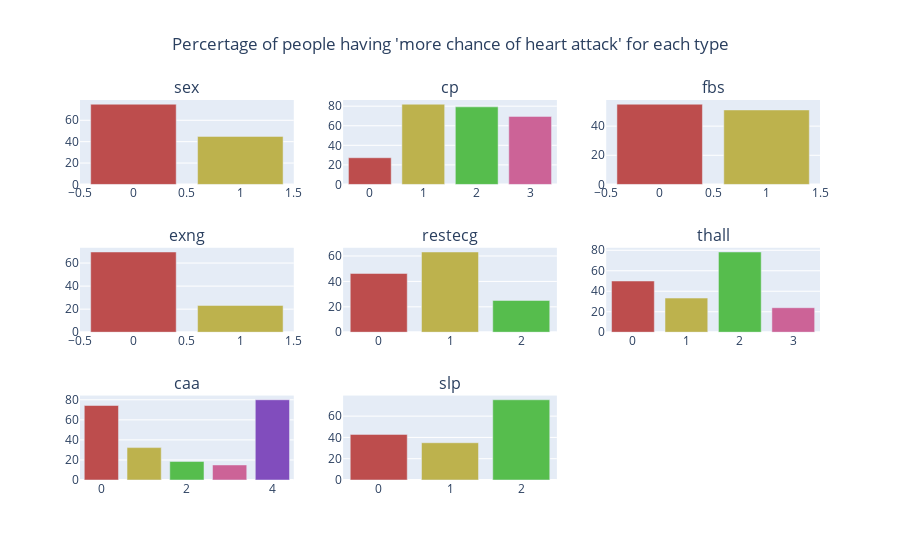

Notebook code for this chart:
### Code cell
import plotly.graph_objs as go
from plotly import tools
from plotly.subplots import make_subplots

categorical_cols = ['sex','cp','fbs','exng','restecg','thall','caa','slp']

rows = 3
cols = 3

subplot_titles = [l for l in categorical_cols]

# Applying the bar charts to all categorical variables
specs=[[{"type": "bar"},{"type": "bar"},{"type": "bar"}],
       [{"type": "bar"},{"type": "bar"},{"type": "bar"}],
       [{"type": "bar"},{"type": "bar"},None]]


fig = make_subplots(
        rows=rows,
        cols=cols,
        subplot_titles=subplot_titles,
        specs=specs,  
        print_grid=False
)


for i, b in enumerate(categorical_cols):
    row = i // cols + 1
    col = (i % rows) + 1
    name = categorical_cols[i]
    l = [(100)*df[df[name]==x]['output'].sum()/len(df[df[name]==x]['output']) 
         for x in range(len(df[name].value_counts().tolist()))]
    fig.add_trace(go.Bar(
    x = [x for x in range(len(df[name].value_counts().tolist()))],
    y = l,
    marker_color=['#bd4d4d','#bdb24d','#56bd4d','#cc6397','#814dbd'],
    ),row=row,col=col)

fig.update_layout(autosize = True,
                  title="Percertage of people having 'more chance of heart attack' for each type", 
                  title_x=0.5,
                 showlegend=False)
fig.show()

### Figure 1 — Plotly figure (JSON) as saved in the notebook; plotly's stock layout.template omitted (floating-point values rounded to 4 significant figures)
{"data": [{"marker": {"color": ["#bd4d4d", "#bdb24d", "#56bd4d", "#cc6397", "#814dbd"]}, "type": "bar", "x": [0, 1], "xaxis": "x", "y": [75, 44.93], "yaxis": "y"}, {"marker": {"color": ["#bd4d4d", "#bdb24d", "#56bd4d", "#cc6397", "#814dbd"]}, "type": "bar", "x": [0, 1, 2, 3], "xaxis": "x2", "y": [27.27, 82, 79.31, 69.57], "yaxis": "y2"}, {"marker": {"color": ["#bd4d4d", "#bdb24d", "#56bd4d", "#cc6397", "#814dbd"]}, "type": "bar", "x": [0, 1], "xaxis": "x3", "y": [55.04, 51.11], "yaxis": "y3"}, {"marker": {"color": ["#bd4d4d", "#bdb24d", "#56bd4d", "#cc6397", "#814dbd"]}, "type": "bar", "x": [0, 1], "xaxis": "x4", "y": [69.61, 23.23], "yaxis": "y4"}, {"marker": {"color": ["#bd4d4d", "#bdb24d", "#56bd4d", "#cc6397", "#814dbd"]}, "type": "bar", "x": [0, 1, 2], "xaxis": "x5", "y": [46.26, 63.16, 25], "yaxis": "y5"}, {"marker": {"color": ["#bd4d4d", "#bdb24d", "#56bd4d", "#cc6397", "#814dbd"]}, "type": "bar", "x": [0, 1, 2, 3], "xaxis": "x6", "y": [50, 33.33, 78.31, 23.93], "yaxis": "y6"}, {"marker": {"color": ["#bd4d4d", "#bdb24d", "#56bd4d", "#cc6397", "#814dbd"]}, "type": "bar", "x": [0, 1, 2, 3, 4], "xaxis": "x7", "y": [74.29, 32.31, 18.42, 15, 80], "yaxis": "y7"}, {"marker": {"color": ["#bd4d4d", "#bdb24d", "#56bd4d", "#cc6397", "#814dbd"]}, "type": "bar", "x": [0, 1, 2], "xaxis": "x8", "y": [42.86, 35, 75.35], "yaxis": "y8"}], "layout": {"annotations": [{"font": {"size": 16}, "showarrow": false, "text": "sex", "x": 0.1444, "xanchor": "center", "xref": "paper", "y": 1, "yanchor": "bottom", "yref": "paper"}, {"font": {"size": 16}, "showarrow": false, "text": "cp", "x": 0.5, "xanchor": "center", "xref": "paper", "y": 1, "yanchor": "bottom", "yref": "paper"}, {"font": {"size": 16}, "showarrow": false, "text": "fbs", "x": 0.8556, "xanchor": "center", "xref": "paper", "y": 1, "yanchor": "bottom", "yref": "paper"}, {"font": {"size": 16}, "showarrow": false, "text": "exng", "x": 0.1444, "xanchor": "center", "xref": "paper", "y": 0.6111, "yanchor": "bottom", "yref": "paper"}, {"font": {"size": 16}, "showarrow": false, "text": "restecg", "x": 0.5, "xanchor": "center", "xref": "paper", "y": 0.6111, "yanchor": "bottom", "yref": "paper"}, {"font": {"size": 16}, "showarrow": false, "text": "thall", "x": 0.8556, "xanchor": "center", "xref": "paper", "y": 0.6111, "yanchor": "bottom", "yref": "paper"}, {"font": {"size": 16}, "showarrow": false, "text": "caa", "x": 0.1444, "xanchor": "center", "xref": "paper", "y": 0.2222, "yanchor": "bottom", "yref": "paper"}, {"font": {"size": 16}, "showarrow": false, "text": "slp", "x": 0.5, "xanchor": "center", "xref": "paper", "y": 0.2222, "yanchor": "bottom", "yref": "paper"}], "autosize": true, "showlegend": false, "title": {"text": "Percertage of people having 'more chance of heart attack' for each type", "x": 0.5}, "xaxis": {"anchor": "y", "autorange": true, "domain": [0, 0.2889], "range": [-0.5, 1.5], "type": "linear"}, "xaxis2": {"anchor": "y2", "autorange": true, "domain": [0.3556, 0.6444], "range": [-0.5, 3.5], "type": "linear"}, "xaxis3": {"anchor": "y3", "autorange": true, "domain": [0.7111, 1], "range": [-0.5, 1.5], "type": "linear"}, "xaxis4": {"anchor": "y4", "autorange": true, "domain": [0, 0.2889], "range": [-0.5, 1.5], "type": "linear"}, "xaxis5": {"anchor": "y5", "autorange": true, "domain": [0.3556, 0.6444], "range": [-0.5, 2.5], "type": "linear"}, "xaxis6": {"anchor": "y6", "autorange": true, "domain": [0.7111, 1], "range": [-0.5, 3.5], "type": "linear"}, "xaxis7": {"anchor": "y7", "autorange": true, "domain": [0, 0.2889], "range": [-0.5, 4.5], "type": "linear"}, "xaxis8": {"anchor": "y8", "autorange": true, "domain": [0.3556, 0.6444], "range": [-0.5, 2.5], "type": "linear"}, "yaxis": {"anchor": "x", "autorange": true, "domain": [0.7778, 1], "range": [0, 78.95], "type": "linear"}, "yaxis2": {"anchor": "x2", "autorange": true, "domain": [0.7778, 1], "range": [0, 86.32], "type": "linear"}, "yaxis3": {"anchor": "x3", "autorange": true, "domain": [0.7778, 1], "range": [0, 57.94], "type": "linear"}, "yaxis4": {"anchor": "x4", "autorange": true, "domain": [0.3889, 0.6111], "range": [0, 73.27], "type": "linear"}, "yaxis5": {"anchor": "x5", "autorange": true, "domain": [0.3889, 0.6111], "range": [0, 66.48], "type": "linear"}, "yaxis6": {"anchor": "x6", "autorange": true, "domain": [0.3889, 0.6111], "range": [0, 82.44], "type": "linear"}, "yaxis7": {"anchor": "x7", "autorange": true, "domain": [0, 0.2222], "range": [0, 84.21], "type": "linear"}, "yaxis8": {"anchor": "x8", "autorange": true, "domain": [0, 0.2222], "range": [0, 79.32], "type": "linear"}}}
